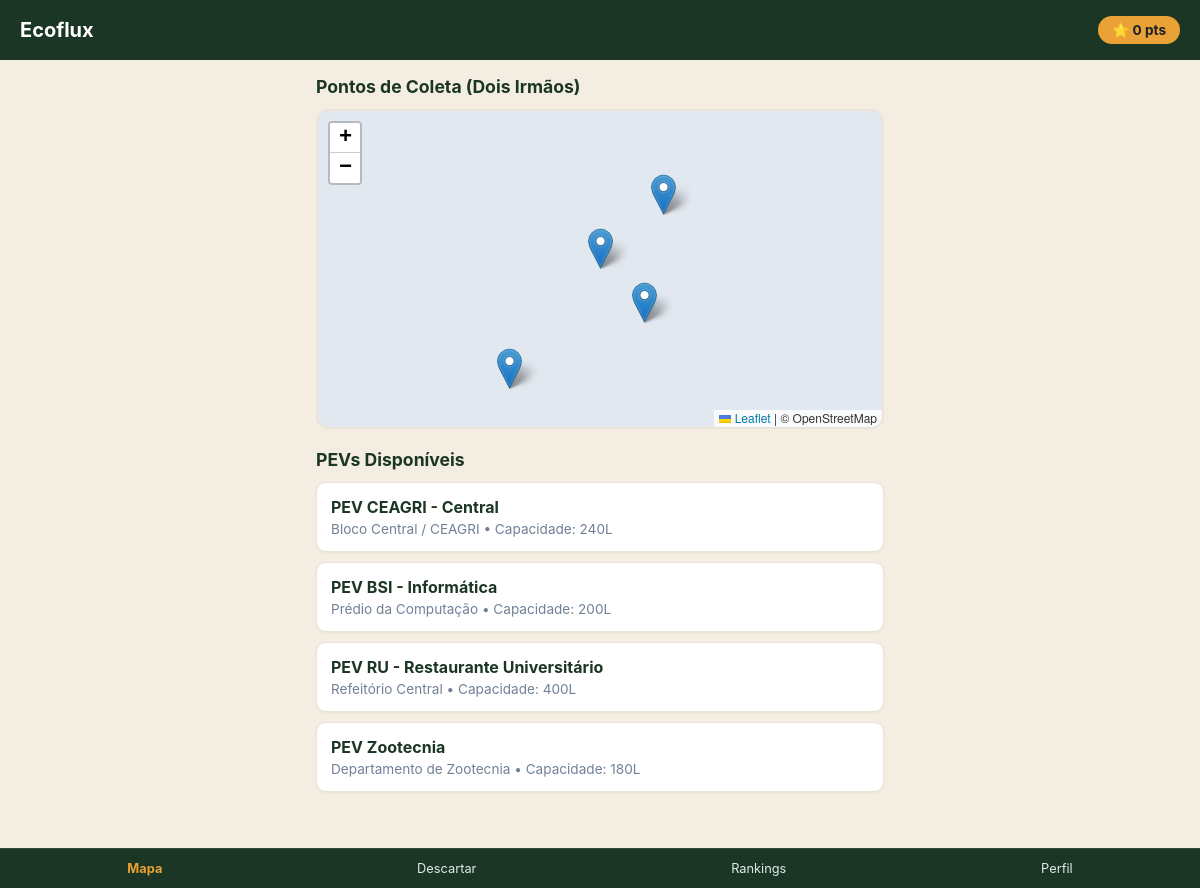
/ (signed in), run on the app's committed database.
### tables this page shows
CREATE TABLE pontos_descarte (
        id INTEGER PRIMARY KEY AUTOINCREMENT,
        nome TEXT NOT NULL,
        bloco TEXT NOT NULL,
        latitude REAL NOT NULL,
        longitude REAL NOT NULL,
        ativo INTEGER DEFAULT 1,
        qr_token TEXT UNIQUE NOT NULL,
        capacidade_litros INTEGER DEFAULT 200
    );

### app.py (the view)
@app.route("/")
@login_required
def index():
    conn = get_db()
    user = conn.execute("SELECT saldo_pontos FROM usuarios WHERE id = ?", (session["user_id"],)).fetchone()
    pontos = conn.execute("SELECT * FROM pontos_descarte WHERE ativo = 1").fetchall()
    conn.close()
    return render_template("index.html", user_pontos=user["saldo_pontos"], pevs=[dict(p) for p in pontos])

### app.py (called while the page is built)
def get_db():
    conn = sqlite3.connect(DB_PATH)
    conn.row_factory = sqlite3.Row
    return conn

def login_required(f):
    @wraps(f)
    def decorated_function(*args, **kwargs):
        if "user_id" not in session:
            flash("Por favor, autentique-se para continuar.", "warning")
            return redirect(url_for("login"))
        return f(*args, **kwargs)
    return decorated_function

### templates/index.html (shortened to what this page needs)
<!DOCTYPE html>
<html lang="pt-br">
<head>
    <link rel="stylesheet" href="https://cdnjs.cloudflare.com/ajax/libs/leaflet/1.9.4/leaflet.css" />
</head>
<body>
    <header>
        <div class="brand">Ecoflux</div>
        <div class="score-pill">⭐ {{ user_pontos }} pts</div>
    </header>
    <main>
        <h2 class="section-title">Pontos de Coleta (Dois Irmãos)</h2>
        <div id="map" class="map-container"></div>
        <h2 class="section-title">PEVs Disponíveis</h2>
        <div class="pev-list">
            {% for pev in pevs %}
            <div class="pev-card">
                <div class="pev-name">{{ pev.nome }}</div>
                <div class="pev-desc">{{ pev.bloco }} • Capacidade: {{ pev.capacidade_litros }}L</div>
            </div>
            {% endfor %}
        </div>
    </main>
    <nav class="nav-bar">
        <a href="/" class="nav-item active">Mapa</a>
        <a href="/descarte" class="nav-item">Descartar</a>
        <a href="/ranking" class="nav-item">Rankings</a>
        <a href="/perfil" class="nav-item">Perfil</a>
    </nav>
</body>
</html>

### templates/index.html (style rules this page uses)
:root { --floresta: #1B3624; --areia: #F3EEE1; --areia-card: #EAE4D9; --marigold: #EAA135; --verde-ativo: #4B7E33; --texto: #2D3748; }
* { box-sizing: border-box; margin: 0; padding: 0; }
body { font-family: -apple-system, BlinkMacSystemFont, "Segoe UI", Roboto, sans-serif; background-color: var(--areia); color: var(--texto); padding-bottom: 80px; }
header { background-color: var(--floresta); color: white; padding: 16px 20px; display: flex; justify-content: space-between; align-items: center; }
.brand { font-size: 1.25rem; font-weight: bold; }
.score-pill { background-color: var(--marigold); color: #1a202c; padding: 6px 14px; border-radius: 999px; font-size: 0.85rem; font-weight: bold; }
main { padding: 16px; max-width: 600px; margin: 0 auto; }
.map-container { height: 320px; width: 100%; border-radius: 12px; overflow: hidden; border: 2px solid var(--areia-card); margin-bottom: 20px; background-color: #e2e8f0; }
.section-title { font-size: 1.1rem; margin-bottom: 12px; color: var(--floresta); }
.pev-list { display: flex; flex-direction: column; gap: 10px; }
.pev-card { background: white; border: 1px solid var(--areia-card); border-radius: 10px; padding: 14px; box-shadow: 0 1px 3px rgba(0,0,0,0.05); }
.pev-name { font-weight: bold; color: var(--floresta); margin-bottom: 4px; }
.pev-desc { font-size: 0.85rem; color: #718096; }
.nav-bar { position: fixed; bottom: 0; left: 0; right: 0; background: var(--floresta); display: flex; justify-content: space-around; padding: 12px 0; border-top: 1px solid rgba(255,255,255,0.1); z-index: 1000; }
.nav-item { color: #e2e8f0; text-decoration: none; font-size: 0.8rem; display: flex; flex-direction: column; align-items: center; }
.nav-item.active { color: var(--marigold); font-weight: bold; }

### data on the page
pontos_descarte: nome "PEV CEAGRI - Central", bloco "Bloco Central / CEAGRI", capacidade_litros "240"
pontos_descarte: nome "PEV BSI - Informática", bloco "Prédio da Computação", capacidade_litros "200"
pontos_descarte: nome "PEV RU - Restaurante Universitário", bloco "Refeitório Central", capacidade_litros "400"
pontos_descarte: nome "PEV Zootecnia", bloco "Departamento de Zootecnia", capacidade_litros "180"

### other printed values
{{ user_pontos }} "0"
